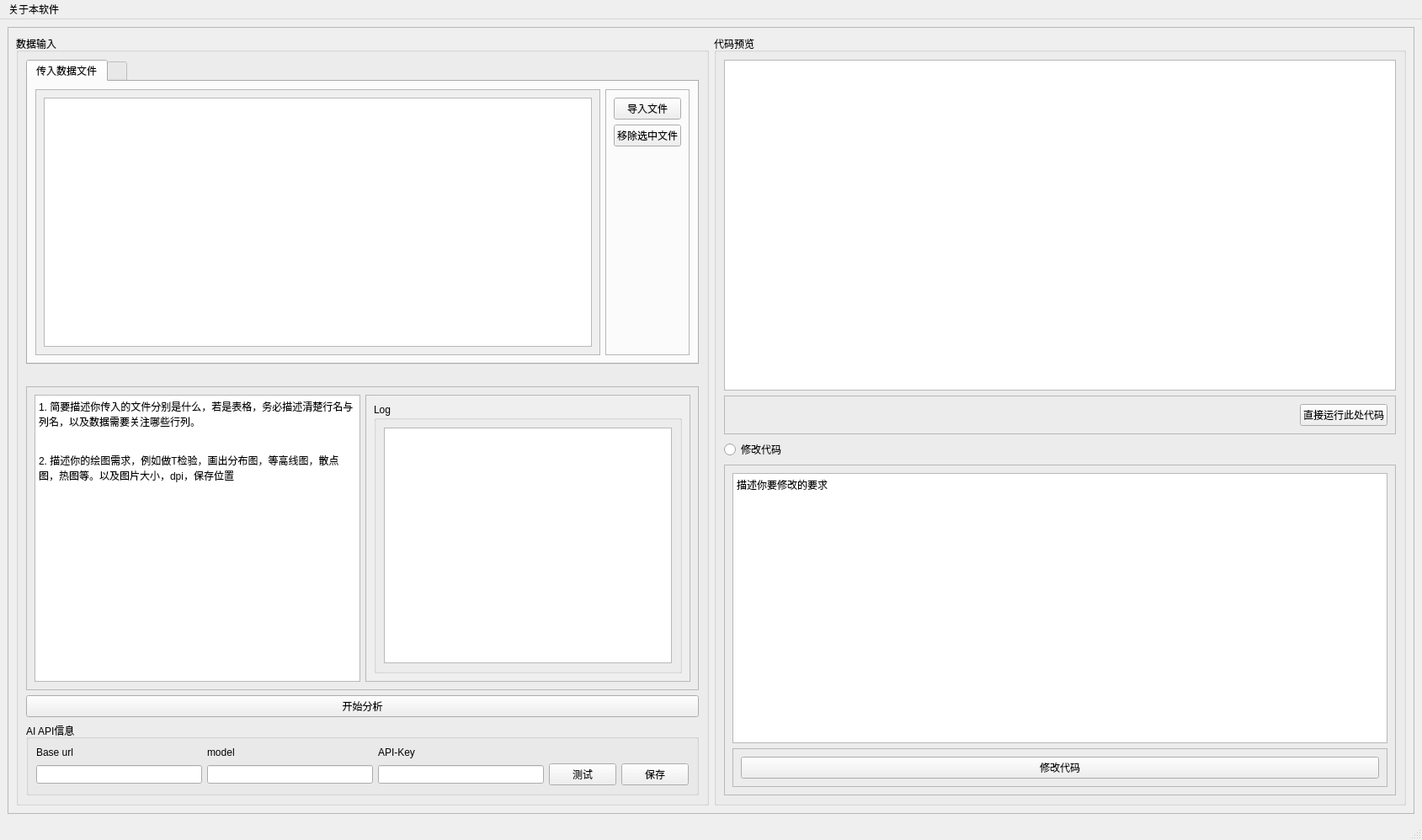
<?xml version="1.0" encoding="UTF-8"?>
<ui version="4.0">
 <class>MainWindow</class>
 <widget class="QMainWindow" name="MainWindow">
  <property name="geometry">
   <rect>
    <x>0</x>
    <y>0</y>
    <width>1689</width>
    <height>998</height>
   </rect>
  </property>
  <property name="windowTitle">
   <string>DumbDrawPhD</string>
  </property>
  <property name="windowIcon">
   <iconset theme="QIcon::ThemeIcon::Computer"/>
  </property>
  <widget class="QWidget" name="centralwidget">
   <layout class="QHBoxLayout" name="horizontalLayout_8">
    <item>
     <widget class="QFrame" name="frame_5">
      <property name="frameShape">
       <enum>QFrame::Shape::StyledPanel</enum>
      </property>
      <property name="frameShadow">
       <enum>QFrame::Shadow::Raised</enum>
      </property>
      <layout class="QHBoxLayout" name="horizontalLayout_7">
       <item>
        <widget class="QGroupBox" name="groupBox">
         <property name="acceptDrops">
          <bool>true</bool>
         </property>
         <property name="title">
          <string>数据输入</string>
         </property>
         <layout class="QVBoxLayout" name="verticalLayout_4">
          <item>
           <widget class="QTabWidget" name="tabWidget">
            <property name="acceptDrops">
             <bool>true</bool>
            </property>
            <property name="currentIndex">
             <number>0</number>
            </property>
            <widget class="QWidget" name="tab">
             <attribute name="title">
              <string>传入数据文件</string>
             </attribute>
             <layout class="QHBoxLayout" name="horizontalLayout_4">
              <item>
               <widget class="QScrollArea" name="scrollArea_2">
                <property name="widgetResizable">
                 <bool>true</bool>
                </property>
                <widget class="QWidget" name="scrollAreaWidgetContents_2">
                 <property name="geometry">
                  <rect>
                   <x>0</x>
                   <y>0</y>
                   <width>656</width>
                   <height>307</height>
                  </rect>
                 </property>
                 <layout class="QHBoxLayout" name="horizontalLayout_3">
                  <item>
                   <widget class="QListWidget" name="listWidget_files">
                    <property name="acceptDrops">
                     <bool>true</bool>
                    </property>
                   </widget>
                  </item>
                 </layout>
                </widget>
               </widget>
              </item>
              <item>
               <widget class="QFrame" name="frame_2">
                <property name="frameShape">
                 <enum>QFrame::Shape::StyledPanel</enum>
                </property>
                <property name="frameShadow">
                 <enum>QFrame::Shadow::Raised</enum>
                </property>
                <layout class="QVBoxLayout" name="verticalLayout_2">
                 <item>
                  <widget class="QPushButton" name="pushButton_import">
                   <property name="text">
                    <string>导入文件</string>
                   </property>
                  </widget>
                 </item>
                 <item>
                  <widget class="QPushButton" name="pushButton_remove">
                   <property name="text">
                    <string>移除选中文件</string>
                   </property>
                  </widget>
                 </item>
                 <item>
                  <spacer name="verticalSpacer_2">
                   <property name="orientation">
                    <enum>Qt::Orientation::Vertical</enum>
                   </property>
                   <property name="sizeHint" stdset="0">
                    <size>
                     <width>20</width>
                     <height>222</height>
                    </size>
                   </property>
                  </spacer>
                 </item>
                </layout>
               </widget>
              </item>
             </layout>
            </widget>
            <widget class="QWidget" name="tab_2">
             <attribute name="title">
              <string/>
             </attribute>
             <layout class="QHBoxLayout" name="horizontalLayout"/>
            </widget>
           </widget>
          </item>
          <item>
           <spacer name="horizontalSpacer">
            <property name="orientation">
             <enum>Qt::Orientation::Horizontal</enum>
            </property>
            <property name="sizeHint" stdset="0">
             <size>
              <width>415</width>
              <height>20</height>
             </size>
            </property>
           </spacer>
          </item>
          <item>
           <widget class="QFrame" name="frame_6">
            <property name="frameShape">
             <enum>QFrame::Shape::StyledPanel</enum>
            </property>
            <property name="frameShadow">
             <enum>QFrame::Shadow::Raised</enum>
            </property>
            <layout class="QHBoxLayout" name="horizontalLayout_6">
             <item>
              <widget class="QPlainTextEdit" name="plainTextEdit_query">
               <property name="plainText">
                <string>1. 简要描述你传入的文件分别是什么，若是表格，务必描述清楚行名与列名，以及数据需要关注哪些行列。


2. 描述你的绘图需求，例如做T检验，画出分布图，等高线图，散点图，热图等。以及图片大小，dpi，保存位置</string>
               </property>
              </widget>
             </item>
             <item>
              <widget class="QScrollArea" name="scrollArea_3">
               <property name="widgetResizable">
                <bool>true</bool>
               </property>
               <widget class="QWidget" name="scrollAreaWidgetContents_3">
                <property name="geometry">
                 <rect>
                  <x>0</x>
                  <y>0</y>
                  <width>382</width>
                  <height>330</height>
                 </rect>
                </property>
                <layout class="QHBoxLayout" name="horizontalLayout_9">
                 <item>
                  <widget class="QGroupBox" name="groupBox_3">
                   <property name="title">
                    <string>Log</string>
                   </property>
                   <layout class="QHBoxLayout" name="horizontalLayout_10">
                    <item>
                     <widget class="QTextBrowser" name="textBrowser_log"/>
                    </item>
                   </layout>
                  </widget>
                 </item>
                </layout>
               </widget>
              </widget>
             </item>
            </layout>
           </widget>
          </item>
          <item>
           <widget class="QPushButton" name="pushButton_analyse">
            <property name="text">
             <string>开始分析</string>
            </property>
           </widget>
          </item>
          <item>
           <widget class="QGroupBox" name="groupBox_4">
            <property name="title">
             <string>AI API信息</string>
            </property>
            <layout class="QGridLayout" name="gridLayout">
             <item row="2" column="3">
              <widget class="QPushButton" name="pushButton_test_api">
               <property name="text">
                <string>测试</string>
               </property>
              </widget>
             </item>
             <item row="0" column="1">
              <widget class="QLabel" name="label_2">
               <property name="text">
                <string>model</string>
               </property>
              </widget>
             </item>
             <item row="0" column="0">
              <widget class="QLabel" name="label">
               <property name="text">
                <string>Base url</string>
               </property>
              </widget>
             </item>
             <item row="2" column="2">
              <widget class="QLineEdit" name="lineEdit_key"/>
             </item>
             <item row="0" column="2">
              <widget class="QLabel" name="label_3">
               <property name="text">
                <string>API-Key</string>
               </property>
              </widget>
             </item>
             <item row="2" column="0">
              <widget class="QLineEdit" name="lineEdit_baseurl"/>
             </item>
             <item row="2" column="1">
              <widget class="QLineEdit" name="lineEdit_model"/>
             </item>
             <item row="2" column="4">
              <widget class="QPushButton" name="pushButton_save_api">
               <property name="text">
                <string>保存</string>
               </property>
              </widget>
             </item>
            </layout>
           </widget>
          </item>
         </layout>
        </widget>
       </item>
       <item>
        <widget class="QGroupBox" name="groupBox_2">
         <property name="title">
          <string>代码预览</string>
         </property>
         <layout class="QVBoxLayout" name="verticalLayout_5">
          <item>
           <widget class="QPlainTextEdit" name="plainTextEdit_code"/>
          </item>
          <item>
           <widget class="QFrame" name="frame_4">
            <property name="frameShape">
             <enum>QFrame::Shape::StyledPanel</enum>
            </property>
            <property name="frameShadow">
             <enum>QFrame::Shadow::Raised</enum>
            </property>
            <layout class="QHBoxLayout" name="horizontalLayout_11">
             <item>
              <spacer name="horizontalSpacer_2">
               <property name="orientation">
                <enum>Qt::Orientation::Horizontal</enum>
               </property>
               <property name="sizeHint" stdset="0">
                <size>
                 <width>656</width>
                 <height>20</height>
                </size>
               </property>
              </spacer>
             </item>
             <item>
              <widget class="QPushButton" name="pushButton_run_code">
               <property name="text">
                <string>直接运行此处代码</string>
               </property>
              </widget>
             </item>
            </layout>
           </widget>
          </item>
          <item>
           <widget class="QRadioButton" name="radioButton_edit_code">
            <property name="text">
             <string>修改代码</string>
            </property>
            <property name="checked">
             <bool>false</bool>
            </property>
           </widget>
          </item>
          <item>
           <widget class="QFrame" name="frame_edit_code">
            <property name="enabled">
             <bool>true</bool>
            </property>
            <property name="frameShape">
             <enum>QFrame::Shape::StyledPanel</enum>
            </property>
            <property name="frameShadow">
             <enum>QFrame::Shadow::Raised</enum>
            </property>
            <layout class="QVBoxLayout" name="verticalLayout_3">
             <item>
              <widget class="QPlainTextEdit" name="plainTextEdit_edit_query">
               <property name="plainText">
                <string>描述你要修改的要求</string>
               </property>
              </widget>
             </item>
             <item>
              <widget class="QFrame" name="frame_3">
               <property name="frameShape">
                <enum>QFrame::Shape::StyledPanel</enum>
               </property>
               <property name="frameShadow">
                <enum>QFrame::Shadow::Raised</enum>
               </property>
               <layout class="QHBoxLayout" name="horizontalLayout_5">
                <item>
                 <widget class="QPushButton" name="pushButton_send_edit_query">
                  <property name="text">
                   <string>修改代码</string>
                  </property>
                 </widget>
                </item>
               </layout>
              </widget>
             </item>
            </layout>
           </widget>
          </item>
         </layout>
        </widget>
       </item>
      </layout>
     </widget>
    </item>
   </layout>
  </widget>
  <widget class="QMenuBar" name="menubar">
   <property name="geometry">
    <rect>
     <x>0</x>
     <y>0</y>
     <width>1689</width>
     <height>33</height>
    </rect>
   </property>
   <widget class="QMenu" name="menu">
    <property name="title">
     <string>关于本软件</string>
    </property>
    <addaction name="actionhelp"/>
    <addaction name="actionupdate"/>
   </widget>
   <addaction name="menu"/>
  </widget>
  <widget class="QStatusBar" name="statusbar"/>
  <action name="actionhelp">
   <property name="text">
    <string>help</string>
   </property>
  </action>
  <action name="actionupdate">
   <property name="text">
    <string>update</string>
   </property>
  </action>
 </widget>
 <resources/>
 <connections/>
</ui>
